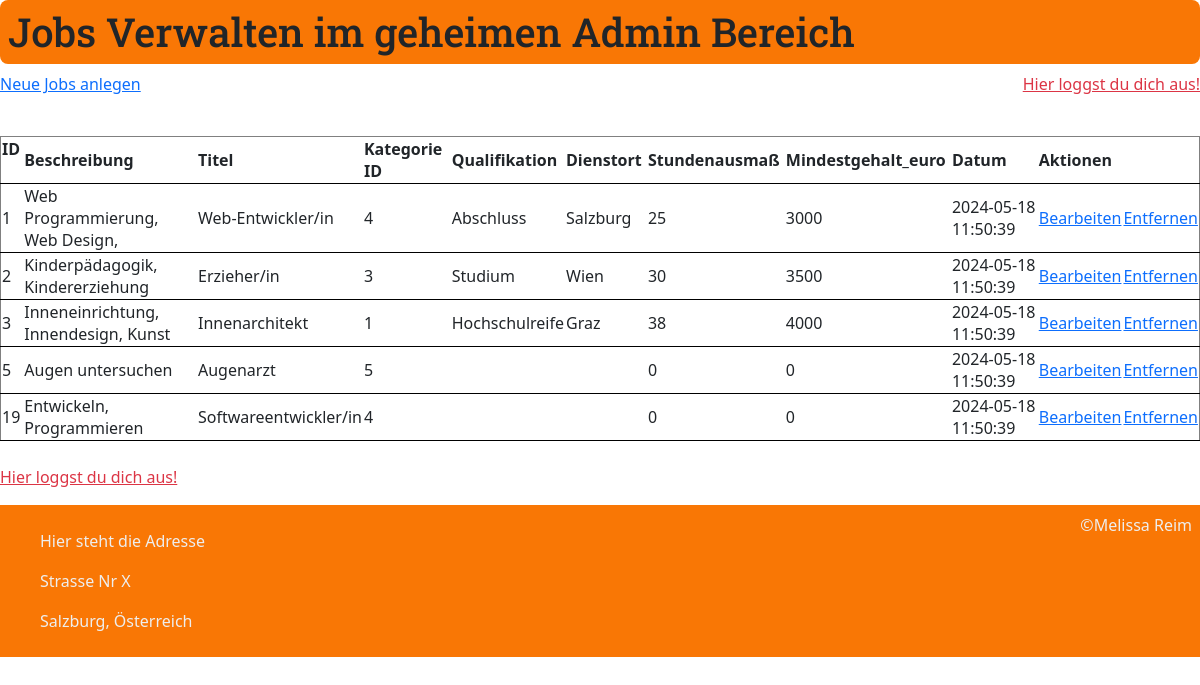
Page /PHP/admin/jobs_liste.php (signed in) on the earlier database version.
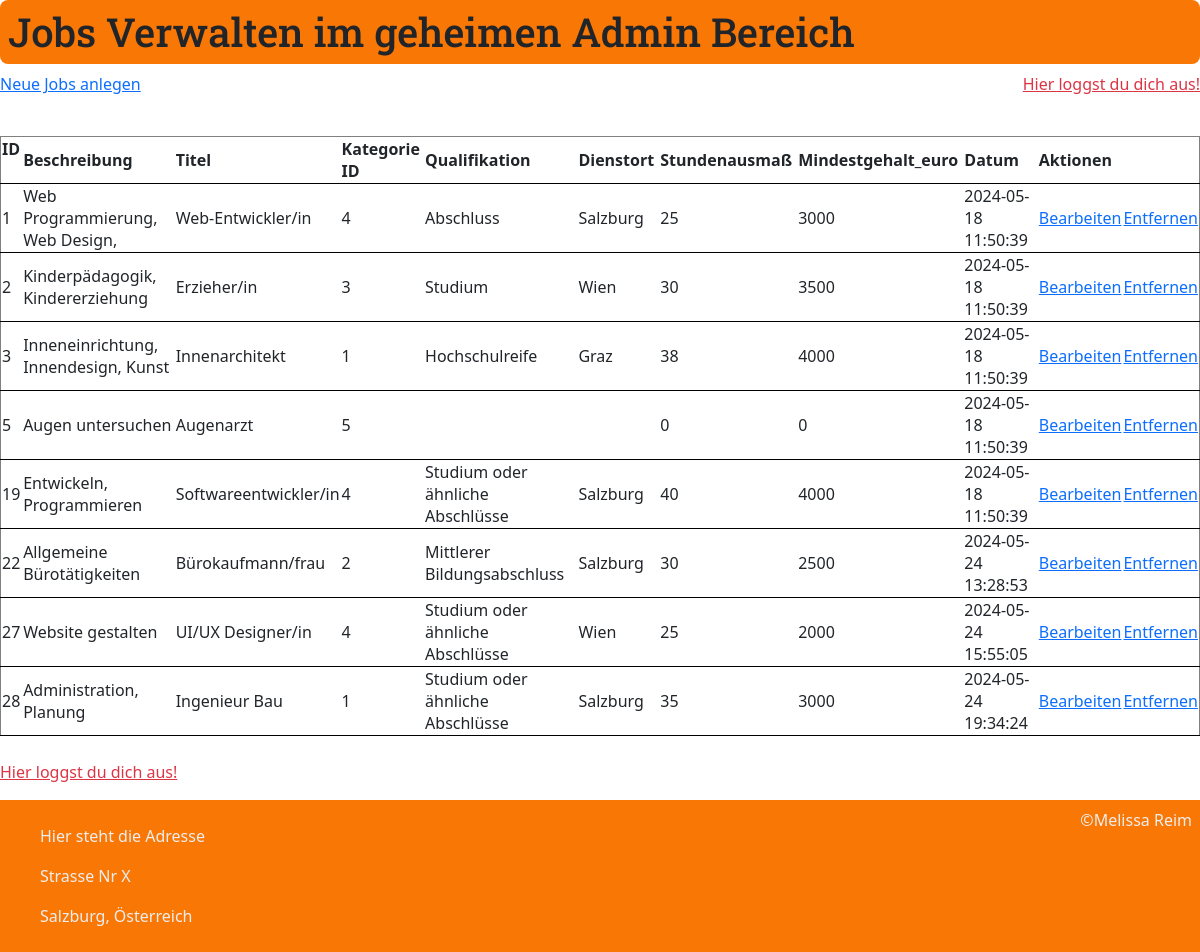
Same page on the later database version.
### tables this page shows
CREATE TABLE `jobs` (
  `id` int(10) UNSIGNED NOT NULL,
  `jobs` varchar(255) NOT NULL,
  `titel` varchar(255) NOT NULL,
  `kategorie_id` int(10) UNSIGNED NOT NULL,
  `qualifikation` varchar(255) NOT NULL,
  `dienstort` varchar(50) NOT NULL,
  `stundenausmaß` varchar(255) NOT NULL,
  `mindestgehalt_euro` varchar(255) NOT NULL,
  `datum` datetime NOT NULL DEFAULT current_timestamp()
);

### PHP/admin/funktionen.php (called while the page is built, shortened)
<?php
$db = mysqli_connect("localhost", "root", "", "getajob");
mysqli_set_charset($db, "utf8");
function query ($sql_befehl) {
    global $db;
    $result = mysqli_query($db, $sql_befehl);
    return $result;
}

### PHP/admin/jobs_liste.php (the view, shortened to what this page needs)
<link rel="stylesheet" href="style.css">
<link
rel="stylesheet"
href="../vendor/bootstrap-5.3.2-dist/css/bootstrap.css"
/>
<?php
include "funktionen.php";
?>
<h1>Jobs Verwalten im geheimen Admin Bereich</h1>
<div style="display: flex; justify-content:space-between;">
<p><a href="jobs_anlegen.php">Neue Jobs anlegen</a></p>
<p><a class="link-danger" href="logout.php">Hier loggst du dich aus!</a></p>
</div>
<?php
$result = query ( "SELECT * FROM jobs ORDER BY id ASC");
echo "<table id='myTable' border='1'>";
echo "<thead style='border-bottom: 1px solid black;'>";
echo "<tr style='border-bottom: 1px solid black;'>";
    echo "<th>ID &nbsp;</th>";
    echo "<th>Beschreibung &nbsp;</th>";
    echo "<th>Titel&nbsp;</th>";
    echo "<th>Kategorie ID &nbsp;</th>";
    echo "<th>Qualifikation&nbsp;</th>";
    echo "<th>Dienstort&nbsp;</th>";
    echo "<th>Stundenausmaß&nbsp;</th>";
    echo "<th>Mindestgehalt_euro&nbsp;</th>";
    echo "<th>Datum&nbsp;</th>";
    echo "<th>Aktionen&nbsp;</th>";
echo "</tr>";
echo "</thead>";
    echo "<tbody>";
while ($row = mysqli_fetch_assoc($result)) {
    echo "<tr style='border-bottom: 1px solid black;'>";
        echo "<td>" . $row["id"]  .  "</td>";
        echo "<td>" . $row["jobs"]  .  "</td>";
        echo "<td>" . $row["titel"]  .  "</td>";
        echo "<td>" . $row["kategorie_id"]  .  "</td>";
        echo "<td>" . $row["qualifikation"]  .  "</td>";
        echo "<td>" . $row["dienstort"]  .  "</td>";
        echo "<td>" . $row["stundenausmaß"]  .  "</td>";
        echo "<td>" . $row["mindestgehalt_euro"]  .  "</td>";
        echo "<td>" . $row["datum"]  .  "</td>";
        echo "<td>" . "<a href='jobs_bearbeiten.php?id={$row["id"]}'>Bearbeiten</a>"  .  "</td>";
        echo "<td>" . "<a href='jobs_entfernen.php?id={$row["id"]}'>Entfernen</a>"  .  "</td>";
    echo "</tr>";
}
    echo"</tbody>";
    echo"</table>";
?>
<p><a class="link-danger" href="logout.php">Hier loggst du dich aus!</a></p>
<?php
include "../fuss.php";
?>

Differences in the rows shown:
changed jobs "Entwickeln, Programmieren": qualifikation (not shown) → "Studium oder ähnliche Abschlüsse"; dienstort (not shown) → "Salzburg"; stundenausmaß "0" → "40"; mindestgehalt_euro "0" → "4000"
added jobs: id "22", jobs "Allgemeine Bürotätigkeiten", titel "Bürokaufmann/frau", kategorie "2", qualifikation "Mittlerer Bildungsabschluss", dienstort "Salzburg", stundenausmaß "30", mindestgehalt_euro "2500", datum "2024-05-24 13:28:53"
added jobs: id "27", jobs "Website gestalten", titel "UI/UX Designer/in", kategorie "4", qualifikation "Studium oder ähnliche Abschlüsse", dienstort "Wien", stundenausmaß "25", mindestgehalt_euro "2000", datum "2024-05-24 15:55:05"
added jobs: id "28", jobs "Administration, Planung", titel "Ingenieur Bau", kategorie "1", qualifikation "Studium oder ähnliche Abschlüsse", dienstort "Salzburg", stundenausmaß "35", mindestgehalt_euro "3000", datum "2024-05-24 19:34:24"
